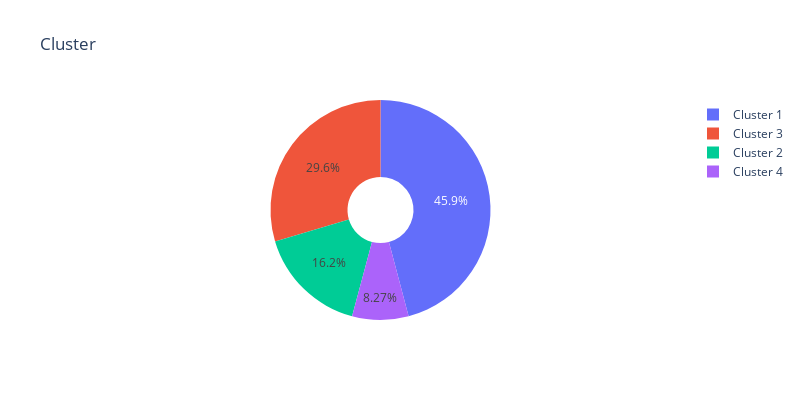

This figure's notebook cell:
### Markdown cell above
Visualisation de la répartition des clients par cluster

### Code cell
df_Edu = pd.DataFrame(df_['Cluster'].value_counts()).reset_index()
df_Edu.columns = ['Cluster', 'Count']

fig = go.Figure(data=[go.Pie(labels=df_Edu['Cluster'], values=df_Edu['Count'], hole=.3)])
fig.update_layout(width=800, height=400, title='Cluster')
fig.show()

### Figure 1 — Plotly figure (JSON) as saved in the notebook; plotly's stock layout.template omitted (floating-point values rounded to 4 significant figures)
{"data": [{"hole": 0.3, "labels": ["Cluster 1", "Cluster 3", "Cluster 2", "Cluster 4"], "type": "pie", "values": [1026, 662, 363, 185]}], "layout": {"height": 400, "title": {"text": "Cluster"}, "width": 800}}
